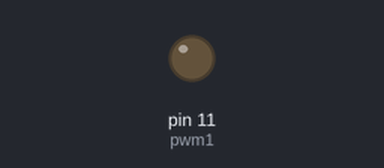
A program run on a simulated Raspberry Pi (header pin numbers). On the bench: output pins drawn as LEDs (lit = HIGH).

Above: at 0.05 s.
At 0.25 s:
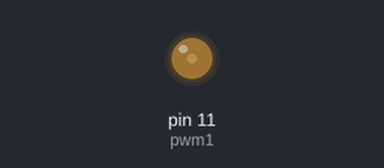
At 0.5 s:
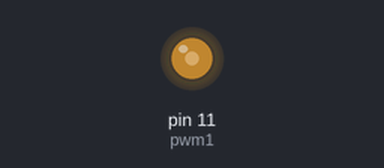
At 1.0 s:
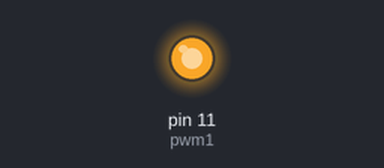
Timing chart, 0 to 3.0 s (numbered marks = the images above):
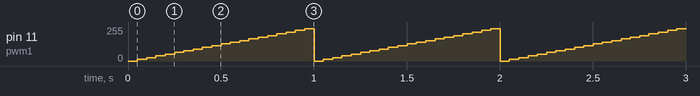

The program:

GPIO.py
```python
import RPi.GPIO as GPIO
import time

pin = 11

GPIO.setmode(GPIO.BOARD)
GPIO.setup(pin, GPIO.OUT)
pwm1 = GPIO.PWM(pin, 30)
pwm1.start(0)
while True:
    for dc in range(0, 100, 5):
        pwm1.ChangeDutyCycle(dc)
        time.sleep(0.05)
```
